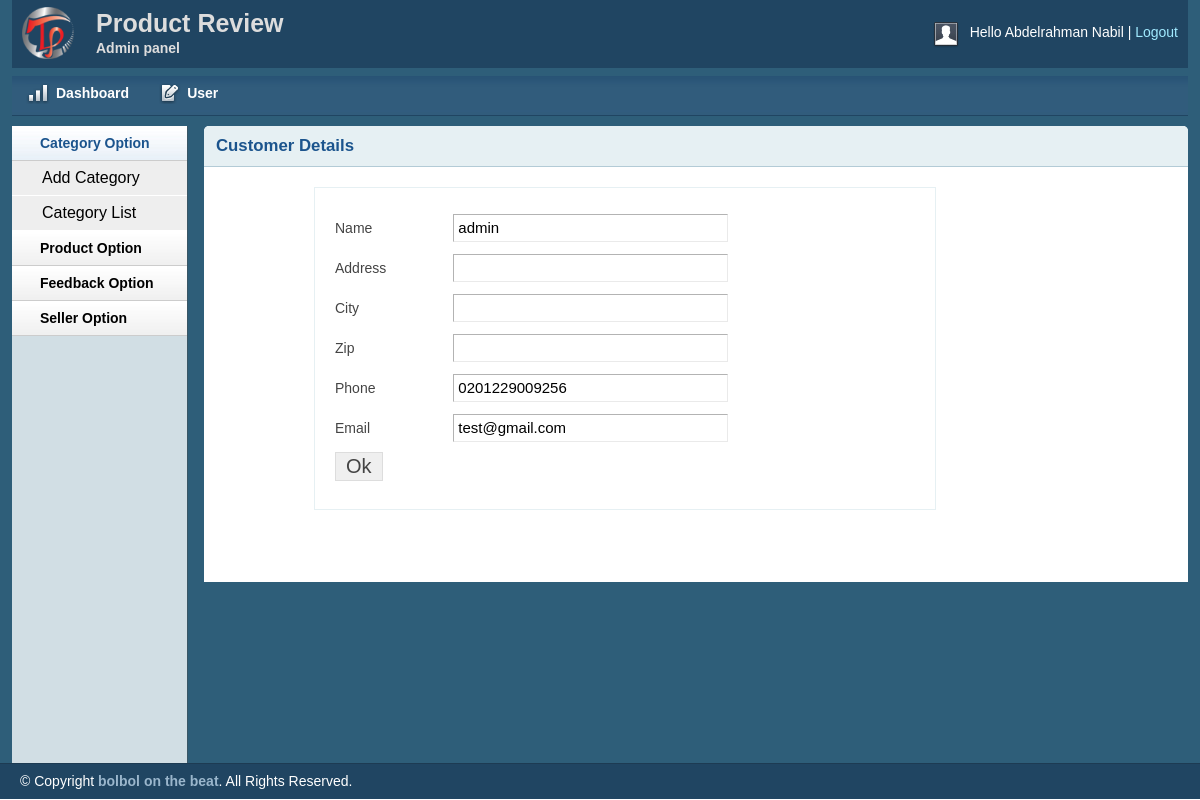
The app's page /admin/customer.php?custId=18 (signed in) with its own data.
### tables this page shows
CREATE TABLE `tbl_customers` (
  `id` int(11) NOT NULL,
  `name` varchar(60) NOT NULL,
  `phone` varchar(30) NOT NULL,
  `email` varchar(255) NOT NULL,
  `pass` text NOT NULL
);

### lib/Database.php (called while the page is built, shortened)
<?php
class Database
{
    public $host   = DB_HOST;
    public $user   = DB_USER;
    public $pass   = DB_PASS;
    public $dbname = DB_NAME;
    public $link;
    private function connectDB()
    {
        $this->link = new mysqli(
            $this->host,
            $this->user,
            $this->pass,
            $this->dbname
        );
    }
    public function select($query)
    {
        $result = $this->link->query($query) or
        die($this->link->error . __LINE__);
        if ($result->num_rows > 0) {
            return $result;
        } else {
            return false;
        }
    }
}

### classes/Customer.php (called while the page is built, shortened)
<?php
$filepath = realpath(dirname(__FILE__));
include_once($filepath.'/../lib/Database.php');
 ?>
<?php
class Customer
{
    private $db;
    public function __construct()
    {
        $this->db = new Database();
    }
      public function getCustomerData($id)
    {
        $query = "SELECT * FROM tbl_customers WHERE id = '$id'";
        $result = $this->db->select($query);
        return $result;
    }
}

### admin/customer.php (the view, shortened to what this page needs)
<?php include 'inc/header.php'; ?>
<?php include 'inc/sidebar.php'; ?>
<?php
$filepath = realpath(dirname(__FILE__));
include_once($filepath.'/../classes/Customer.php');
?>
<?php
if (!isset($_GET['custId']) || $_GET['custId'] == null) {
    echo "<script>window.location = 'inbox.php';</script>";
} else {
    $id = preg_replace('/[^-a-zA-Z0-9_]/', '', $_GET['custId']);
}
?>
        <div class="grid_10">
            <div class="box round first grid">
                <h2>Customer Details</h2>
               <div class="block copyblock">
                <?php
                $cus = new Customer();
                $getCust = $cus->getCustomerData($id);
                if ($getCust) {
                    while ($result = $getCust->fetch_assoc()) {
                        ?>
                 <form action="" method="post">
                    <table class="form">
                        <tr><td>Name</td>
                            <td>
                                <input type="text" readonly="readonly" value="<?php echo $result['name'] ?>" class="medium" />
                            </td>
                        </tr>
                        <tr><td>Address</td>
                            <td>
                                <input type="text" readonly="readonly" value="<?php echo $result['address'] ?>" class="medium" />
                            </td>
                        </tr>
                        <tr><td>City</td>
                            <td>
                                <input type="text" readonly="readonly" value="<?php echo $result['city'] ?>" class="medium" />
                            </td>
                        </tr>
                        <tr><td>Zip</td>
                            <td>
                                <input type="text" readonly="readonly" value="<?php echo $result['zip'] ?>" class="medium" />
                            </td>
                        </tr>
                        <tr><td>Phone</td>
                            <td>
                                <input type="text" readonly="readonly" value="<?php echo $result['phone'] ?>" class="medium" />
                            </td>
                        </tr>
                        <tr><td>Email</td>
                            <td>
                                <input type="text" readonly="readonly" value="<?php echo $result['email'] ?>" class="medium" />
                            </td>
                        </tr>
                        <tr>
                            <td>
                                <input type="submit" name="submit" Value="Ok" />
                            </td>
                        </tr>
                    </table>
                    </form>
                    <?php
                    }
                } ?>
                </div>
            </div>
        </div>
<?php include 'inc/footer.php';?>

### admin/css/text.css (style rules this page uses)
body { font: 13px/1.5 Tahoma, Helvetica, Arial, 'Liberation Sans', FreeSans, sans-serif; }
h2 { font-size: 23px; }
p, dl, hr, h1, h2, h3, h4, h5, h6, ol, ul, pre, table, address, fieldset { margin-bottom: 20px; }

### admin/css/grid.css (style rules this page uses)
.grid_1, .grid_2, .grid_3, .grid_4, .grid_5, .grid_6, .grid_7, .grid_8, .grid_9, .grid_10, .grid_11, .grid_12, .grid_13, .grid_14, .grid_15, .grid_16 { display: inline; float: left; margin-left: 1%; margin-right: 1%; }
.container_12 .grid_10 { width: 81.333%; }

### admin/css/layout.css (style rules this page uses)
body { background: #fff none repeat scroll 0 0; color: #444; font-size: 14px; padding: 0; }
h1, h2, h3, h4, h5, h6 { line-height:1.2em; margin-bottom:.3em; }
h2 { margin-top:1em; }
.box { background:#fff; margin-bottom:20px; padding:10px 10px 10px 10px; margin-left:-8px; }
.box.grid { padding-bottom:40px; }
.box.round { -moz-border-radius: 5px 5px 0px 0px; -webkit-border-radius: 5px 5px 0px 0px; border-radius: 5px 5px 0px 0px; }
.box h2 { font-size:1.2em; font-weight:bold; color:#1B548D; background:#E6F0F3; margin:-10px -10px 0 -10px; padding:10px 12px; border-bottom:1px solid #B3CBD6; -moz-border-radius: 5px 5px 0px 0px; -webkit-border-radius: 5px 5px 0px 0px; border-radius: 5px 5px 0px 0px; }
.box.first { min-height: 406px; }
.block { padding-top:20px; }
.copyblock { border: 1px solid #e6f0f3; line-height: 32px; margin-left: 100px; margin-top: 20px; padding-left: 20px; width: 600px; }
table.form { width:100%; }
table.form td { padding:4px 0px; }
table.form input, table.form select { font-size: 15px; padding: 4px 4px 5px 4px; border-top: 1px solid #b3b3b3; border-left: 1px solid #b3b3b3; border-right: 1px solid #eaeaea; border-bottom: 1px solid #eaeaea; }
table.form input[type="submit"] { border: 1px solid #ddd; color: #444; cursor: pointer; font-size: 20px; padding: 2px 10px; }
input.medium { width: 55%; }
.block { padding-bottom:1px; }

### records on screen
tbl_customers: name "admin", phone "0201229009256", email "test@gmail.com"

### other values on screen
Session::get('adminName') "Abdelrahman Nabil"
